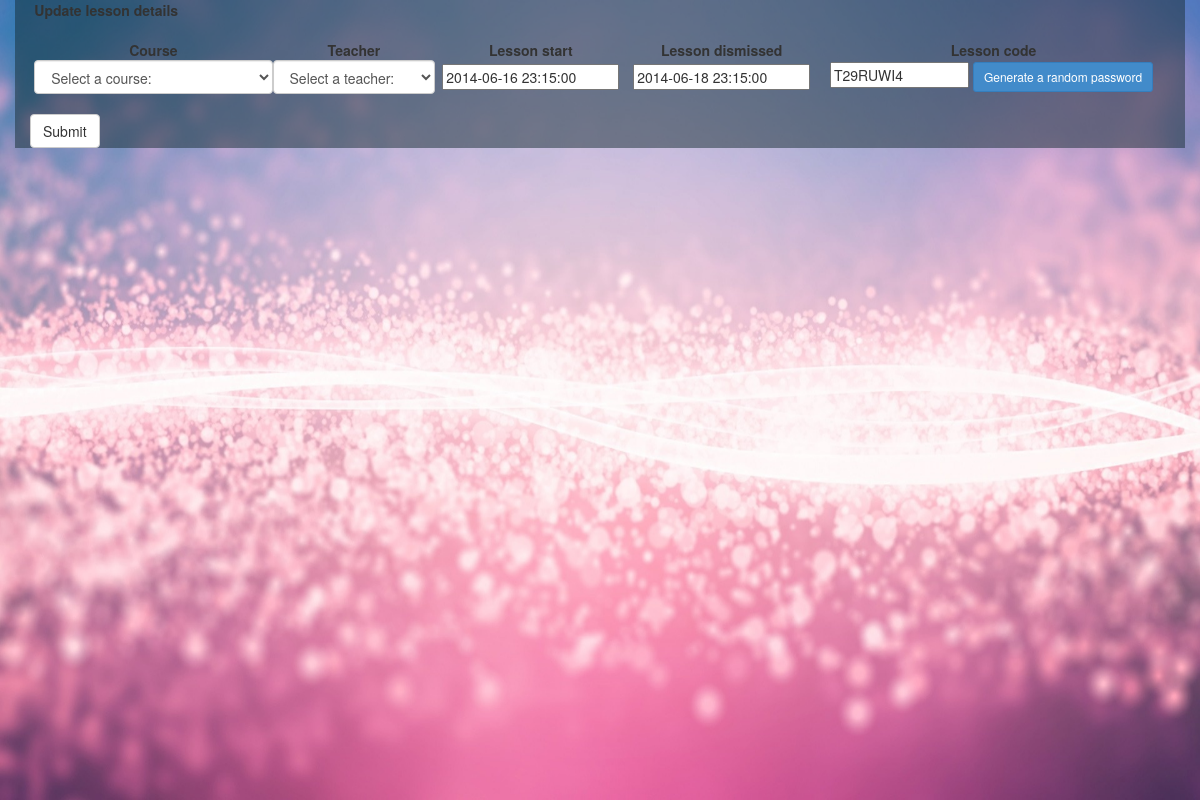
/updateLesson.php?id=57, run on the app's committed database.
### tables this page shows
CREATE TABLE IF NOT EXISTS `lessons` (
  `lessonId` int(10) NOT NULL AUTO_INCREMENT,
  `user_id` int(10) NOT NULL,
  `course_id` int(10) DEFAULT NULL,
  `startTime` datetime DEFAULT NULL,
  `endTime` datetime DEFAULT NULL,
  `lescode` varchar(50) NOT NULL,
  PRIMARY KEY (`lessonId`),
  KEY `user_id` (`user_id`),
  KEY `course_id` (`course_id`)
);

### core/functions/lessonFunctions.php (called while the page is built, shortened)
<?php
class lessonFunctions {
    function getLessonById($q) {
        $mysqli = Database::getDatabaseConnection();
        $query = "SELECT  startTime, endTime, lescode FROM lessons "
                . " WHERE lessonId = '" . $q . "'";
        $result = $mysqli->query($query);
        $row = $result->fetch_assoc();
        return $row;
    }
}
?>

### updateLesson.php (the view, shortened to what this page needs)
<?php
require ('includes/header.php');
require ('core/functions/lessonFunctions.php');
?>
<form name="form1" method="post" action="updateLesson.php">
    <td>
        <table width="100%" border="0" cellspacing="1" cellpadding="0">
            <tr>
                <td>&nbsp;</td>
                <td colspan="6"><strong>Update lesson details</strong> </td>
            </tr>
            <tr>
                <td align="center">&nbsp;</td>
                <td align="center">&nbsp;</td>
                <td align="center">&nbsp;</td>
                <td align="center">&nbsp;</td>
            </tr>
            <tr>
                <td align="center">&nbsp;</td>
                <td align="center"><strong>Course</strong></td>
                <td align="center"><strong>Teacher</strong></td>
                <td align="center"><strong>Lesson start</strong></td>
                <td align="center"><strong>Lesson dismissed</strong></td>
                <td align="center"><strong>Lesson code</strong></td>
            </tr>
            <tr>
                <td>&nbsp;</td>
                <td align="center">
                    <select class="form-control" name="courses" >
                        <option value="">Select a course:</option>
                    </select>
                </td>
                <td align="center">
                    <select class="form-control" name="teachers" >
                        <option value="">Select a teacher:</option>
                    </select>
                </td>
                <?php
                if ($_SERVER['REQUEST_METHOD'] === 'POST') {
                    $lessonId = $_POST["lessonId"];
                } else {
                    $lessonId = $_GET['id'];
                }
                $lessons = new lessonFunctions();
                $result = $lessons->getLessonById($lessonId);
                $row = $result;
                ?>
                <td align="center">
                    <input name="startTime" type="text" id="startTime" value="<?php echo $row['startTime']; ?>" size="20"/>
                </td>
                <td align="center">
                    <input name="endTime" type="text" id="endTime" value="<?php echo $row['endTime']; ?>" size="20"/>
                </td>
                <td align="center">
                    <input name="randomfield" type="text" id="lescode" value="<?php echo $row['lescode']; ?>" size="15"/>
                    <input type="button" class="btn btn-primary btn-sm" value="Generate a random password" onClick="randomString();">&nbsp;
                </td>
            </tr>
        </table>
        <br>
        <button type="submit" class="btn btn-default">Submit</button></td>
</form>

### data on the page
lessons: startTime "2014-06-16 23:15:00", endTime "2014-06-18 23:15:00", randomfield "T29RUWI4"
